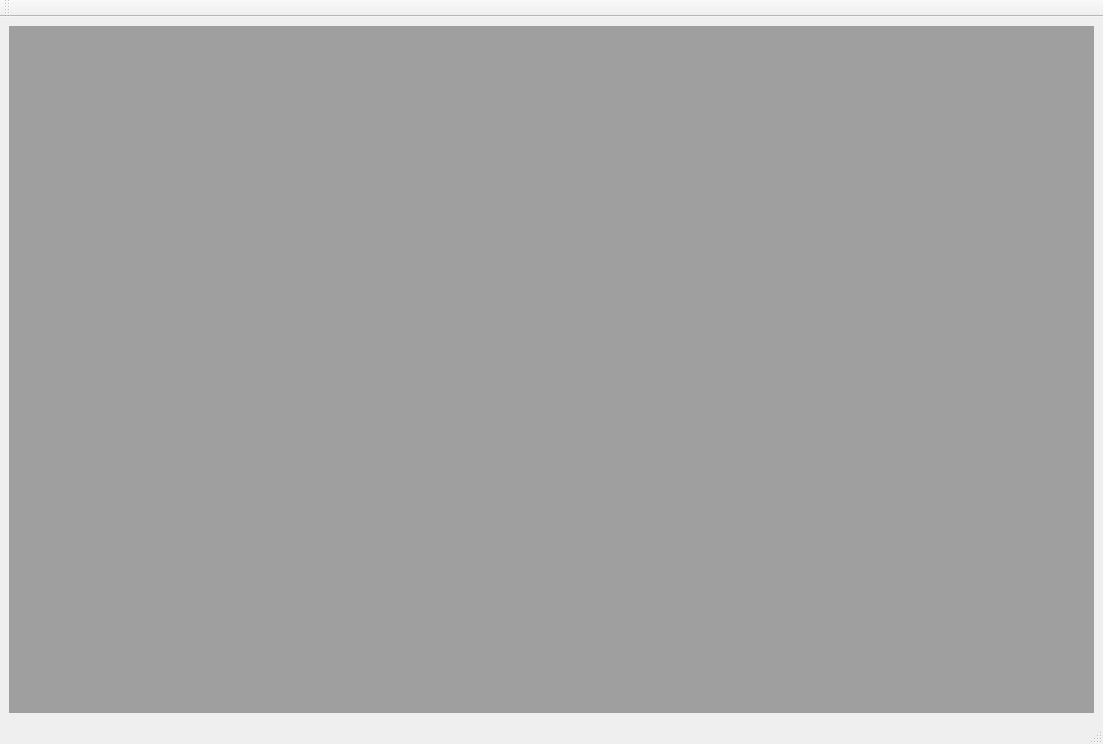
<?xml version="1.0" encoding="UTF-8"?>
<ui version="4.0">
 <class>MainWindow</class>
 <widget class="QMainWindow" name="MainWindow">
  <property name="geometry">
   <rect>
    <x>0</x>
    <y>0</y>
    <width>1103</width>
    <height>744</height>
   </rect>
  </property>
  <property name="windowTitle">
   <string>GPViewer</string>
  </property>
  <widget class="QWidget" name="centralwidget">
   <layout class="QHBoxLayout" name="horizontalLayout_2">
    <item>
     <widget class="QMdiArea" name="mdiArea">
      <property name="activationOrder">
       <enum>QMdiArea::CreationOrder</enum>
      </property>
      <property name="tabsClosable">
       <bool>true</bool>
      </property>
      <property name="tabsMovable">
       <bool>true</bool>
      </property>
      <property name="tabPosition">
       <enum>QTabWidget::South</enum>
      </property>
     </widget>
    </item>
   </layout>
  </widget>
  <widget class="QMenuBar" name="menuBar">
   <property name="geometry">
    <rect>
     <x>0</x>
     <y>0</y>
     <width>1103</width>
     <height>27</height>
    </rect>
   </property>
   <property name="nativeMenuBar">
    <bool>false</bool>
   </property>
  </widget>
  <widget class="QStatusBar" name="statusBar"/>
  <widget class="QToolBar" name="mainToolBar">
   <property name="windowTitle">
    <string>toolBar</string>
   </property>
   <attribute name="toolBarArea">
    <enum>TopToolBarArea</enum>
   </attribute>
   <attribute name="toolBarBreak">
    <bool>false</bool>
   </attribute>
  </widget>
 </widget>
 <resources/>
 <connections/>
</ui>
